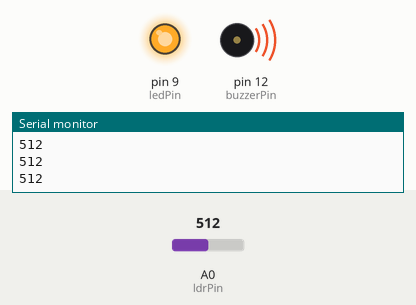
The sketch below on a simulated Arduino Uno, built with avr-gcc and run on an emulated ATmega328P. Shown: output pins drawn as LEDs (lit = HIGH), buzzer (waves = sounding, pin HIGH), the last lines printed to the serial monitor. The inputs (shaded band) are chosen by the test bench; at power-on: A0 (ldrPin) = 512.

Above: at 1.2 s.
1.3 s: A0 (ldrPin) set to 492
At 1.6 s:
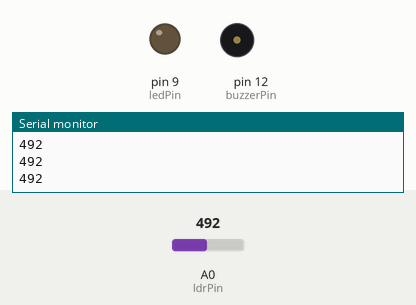
2.8 s: A0 (ldrPin) set to 510
At 4.0 s:
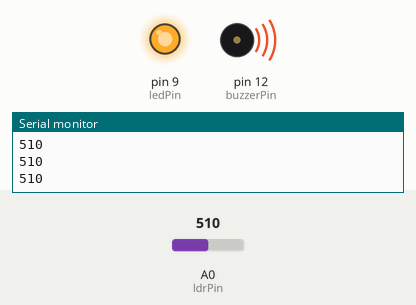
4.3 s: A0 (ldrPin) set to 490
At 5.5 s:
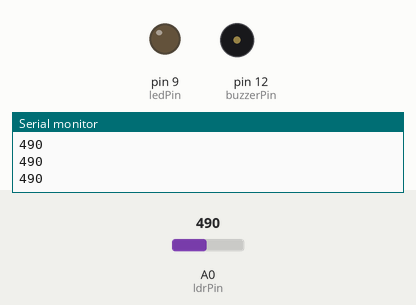
Timing chart, 0 to 7.3 s (numbered marks = the images above; inputs shaded):
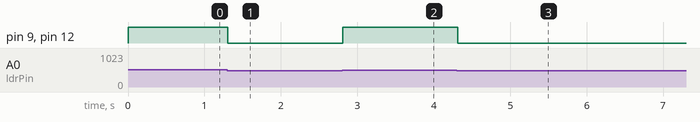

The sketch:

SF15.ino
```cpp
const int ldrPin = A0; // Pin for LDR
const int ledPin = 9;  // Pin for LED
const int buzzerPin = 12; // Pin for Buzzer
int ldrValue = 0; // Variable to store LDR value

void setup() {
  pinMode(ledPin, OUTPUT);
  pinMode(buzzerPin, OUTPUT);
  Serial.begin(9600); // Start serial communication for debugging
}
void loop() {
  ldrValue = analogRead(ldrPin); // Read the value from the LDR
  Serial.println(ldrValue); // Print the LDR value to the Serial Monitor

  if (ldrValue > 500) { // Threshold for light level (adjust as needed)
    digitalWrite(ledPin, HIGH); // Turn on the LED
    digitalWrite(buzzerPin, HIGH); // Turn on the buzzer
  } else {
    digitalWrite(ledPin, LOW); // Turn off the LED
    digitalWrite(buzzerPin, LOW); // Turn off the buzzer
  }
  delay(100); // Short delay for stability
}
```

Measured:
- the behaviour switches between 501 and 500 on A0 (ldrPin) (found by bisection; images 0 and 1)
- after the input at 1.3 s, pin 9 (ledPin), pin 12 (buzzerPin): HIGH → LOW at once
- after the input at 2.8 s, pin 9 (ledPin), pin 12 (buzzerPin): LOW → HIGH at once
- after the input at 4.3 s, pin 9 (ledPin), pin 12 (buzzerPin): HIGH → LOW at once
